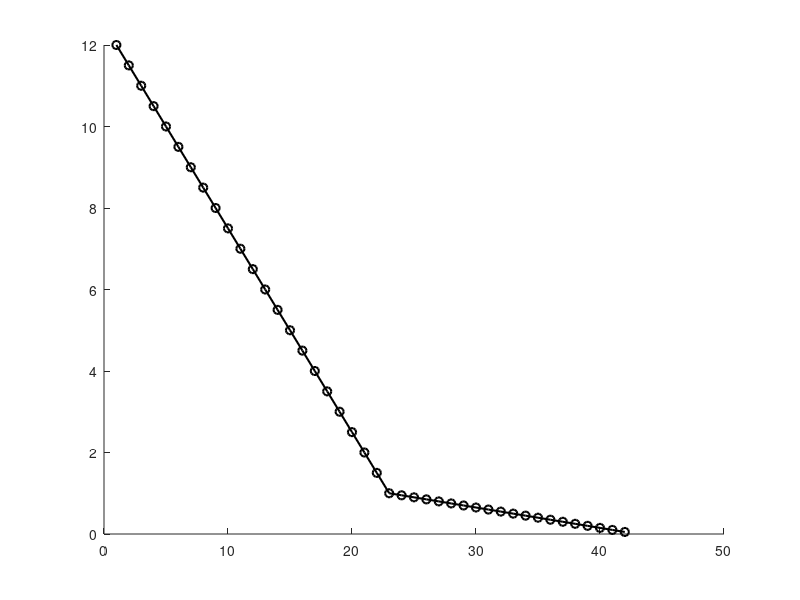

Recreate this plot in MATLAB. (Note: this script raises an error after producing the figure.)
addpath(genpath('/Users/teatompos/Desktop/Matlab_scripts/'))
clear all; close all; 

% set the network seed (this should be based on the exclusion criteria experiment)
netSeed = randperm(100,15);

% set the scaling factor array
ScalingFactors = [12:-0.5:1.5 1:-0.05:0.01];
ChosenSFs = [1:-0.1:0.1];

figure; clf; hold on;
plot(1:length(ScalingFactors), ScalingFactors, '-k','linewidth', 1.5)
plot(1:length(ScalingFactors), ScalingFactors, 'ok','linewidth', 1.5)
plot(find(ismember(round(ScalingFactors,2), round(ChosenSFs,2))), ChosenSFs, 'or','linewidth', 1.5)

plot([0 length(ScalingFactors)],[1 1], ':r', 'linewidth', 1.5)
xlim([0 length(ScalingFactors)])

text(3,0.5,'Sparsification', 'fontsize',16)
text(3,1.5,'Densification', 'fontsize',16)

xlabel('Scaling factor (number)')
ylabel('Scaling factor (value)')
set(gca,'fontsize', 14)

varyType = 'probs';

projections = [ "all Th to L4","all L4 to L3","all L3 to L2"... % translaminar global
        "ThE to L4E","ThE to L4I","l4E to L3E","L4E to L3I","L4I to L3E","L3E to L2E","L3E to L2I","L3I to L2E","L3I to L2I"... % translaminar local
        "all (intra)layers E to E","all (intra)layers E to I","all (intra)layers I to E","all (intra)layers I to I"... % intralaminar global
        "L4E intralayer", "L4E to L4I", "L4I to L4E", "L4I intralayer", "L3E intralayer", "L3E to L3I", "L3I to L3E", "L3I intralayer", "L2E intralayer", "L2E to L2I", "L2I to L2E", "L2I intralayer"... % intralaminar local
               ];

repetitions = 10;

Ecells_percentage = 0.85;
Icells_percentage = 0.15;

synParams = struct('synstr',[1 1], 'pconn', [1 1]);

tstop = 1100;

% % how many workers are available for parallel processing
% gcp_props = gcp;
% gcp_props.NumWorkers

% % how many workers do you wanna use?
% workNum = 9;

cd '/Users/teatompos/Library/CloudStorage/GoogleDrive-t.tompos@neurophysiology.nl/.shortcut-targets-by-id/1f3yqxuDDFP_-nrGlSKbqcVC3RJJZZWTiWyK5Kl5x65maOi21i1OEIloSOR_UsCfsdiH2FbZf/Lab notebook Tea Tompoš/Thesis/Chapter 2 (The model)/Simulations/Sparsification'
fileNames = dir;
fileIdx = cell2mat(cellfun(@(x) startsWith(x,'N4'), {fileNames.name}, 'uniformoutput', false))';
fileNamesExist = {fileNames(fileIdx).name}';
% fileNamesExist = {'none'};

% % files that have to be generated
% fileNamesAll = [];
% for sp = 1:length(projections)
%     progress = [];
%     sparseProjection = projections(sp);
%     for sf = find(ScalingFactors==1):2:length(ScalingFactors) % only sparsify
%         for s_Idx = 1:length(netSeed)
%             NetSaveName = sprintf('N4_sparse%i_%s_sfIdx_%i_seed%i', sp, regexprep(sparseProjection, ' ', '_'), sf, s_Idx);
%             fileNamesAll{end+1} = NetSaveName;
%             
%             progress(end+1) = any(contains(fileNamesExist, NetSaveName));
%         end
%     end
%     fprintf('(%i) %s: %0.2f%% of simulations are complete.\n', sp, regexprep(sparseProjection, ' ', '_'), (length(find(progress>0))/length(progress))*100)
% end

cd '/Users/teatompos/Library/CloudStorage/GoogleDrive-t.tompos@neurophysiology.nl/.shortcut-targets-by-id/1f3yqxuDDFP_-nrGlSKbqcVC3RJJZZWTiWyK5Kl5x65maOi21i1OEIloSOR_UsCfsdiH2FbZf/Lab notebook Tea Tompoš/Thesis/Chapter 2 (The model)/Simulations/Sparsification'

failedToSave = [];
failedToSim = [];
for sp = 5:length(projections)
    sparseProjection = projections(sp);
    
    warning('off')
    for sf = find(ScalingFactors==1):2:length(ScalingFactors) % only sparsify
        sparseFactor = ScalingFactors(sf);
        sparse_info = [];
        
        sparse_info{1} = sp;  % which projection is being sparsified
        sparse_info{2} = varyType;          % which connectivity parameter is affected
        sparse_info{3} = sparseFactor;      % what scaling factor is applied
        
        for s_Idx = 1:length(netSeed)
            NetSaveName = sprintf('N4_sparse%i_%s_sfIdx_%i_seed%i', sp, regexprep(sparseProjection, ' ', '_'), sf, s_Idx);
            if ~any(contains(fileNamesExist, [NetSaveName '.mat']))
                try
                    fprintf('Simulating %s.', NetSaveName)
                    SpikingNetwork = SimN4(Ecells_percentage, Icells_percentage, [], synParams, [], [], 'synthetic', netSeed(s_Idx), tstop, sparse_info);
                    SpikingNetwork.SparseExpInfo = sparse_info;
                    SpikingNetwork.SeedNum = netSeed(s_Idx);      % which seed is used
                catch ME
%                     failedToSim{sp} = NetSaveName;
                    fprintf('Failed to simulate: %s', NetSaveName)
                end
                
                try
                    save(NetSaveName,'SpikingNetwork','-v7.3')
%                     ParallelSave(NetSaveName,SpikingNetwork)
                catch ME
%                     failedToSave{sp} = NetSaveName;
                    fprintf('Failed to save: %s', NetSaveName)
                end
            end
        end
    end
end
